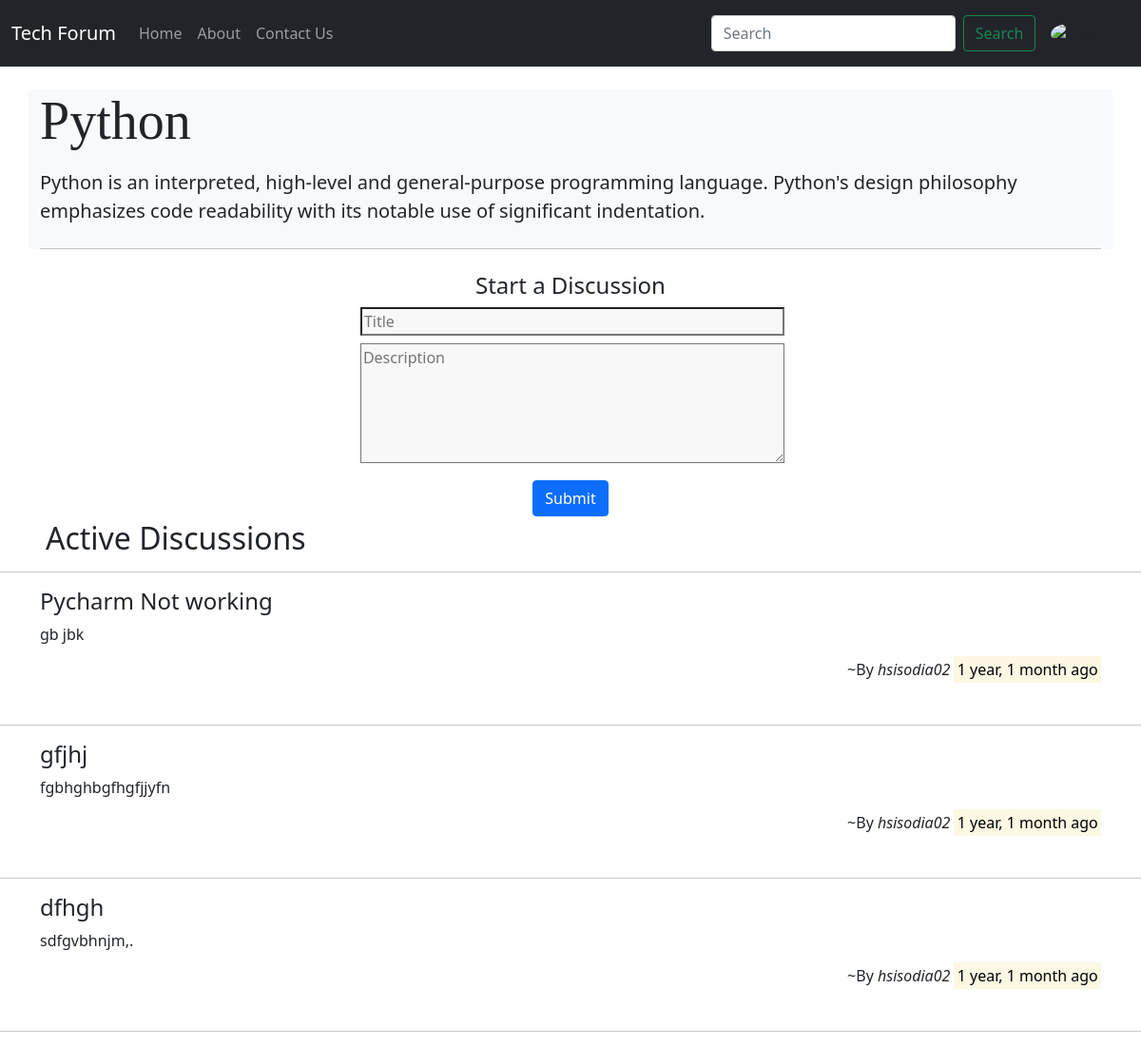
The app's page /threads/?Id=1 (signed in), older data.
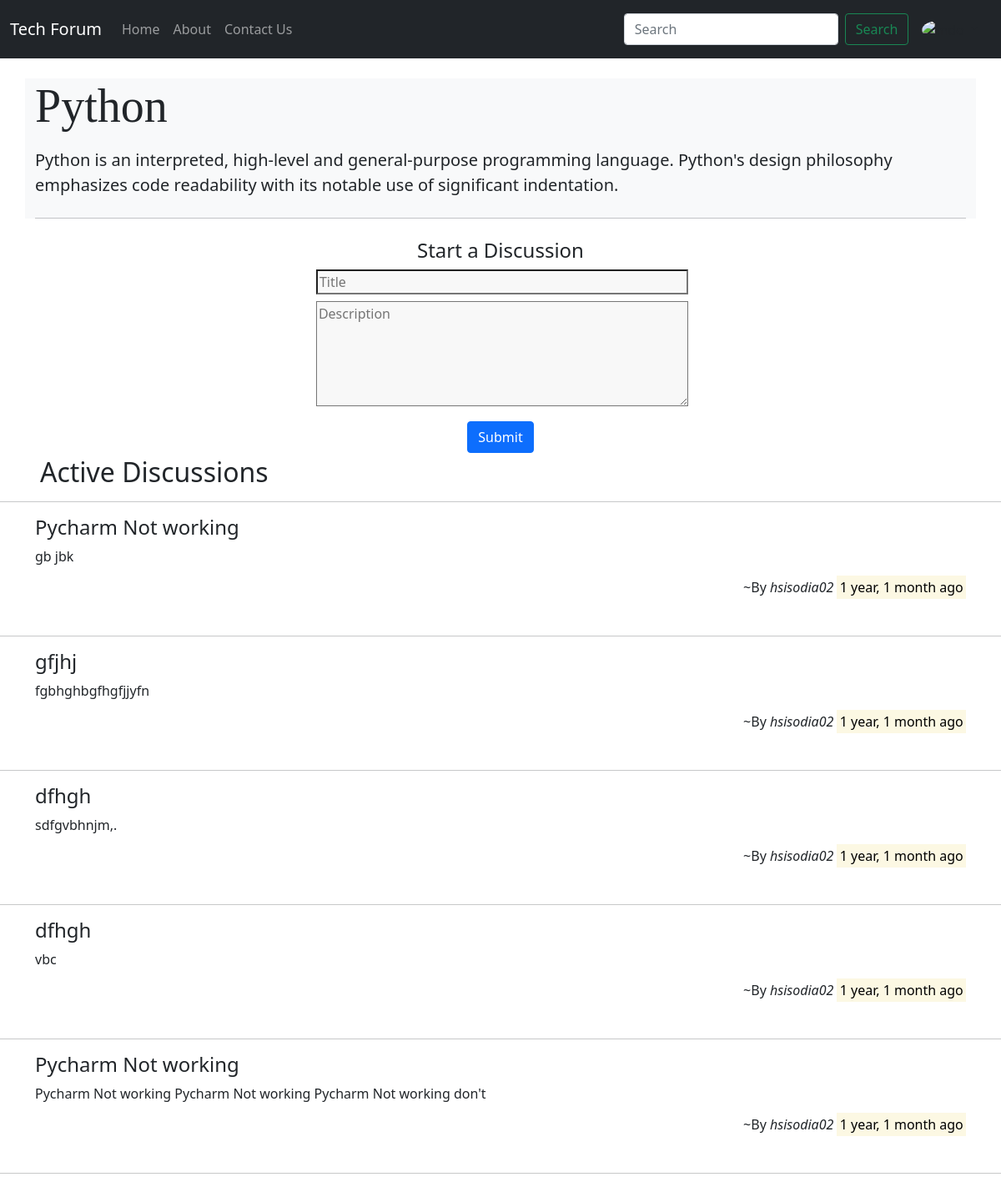
The same page, newer data.
### threads/models.py (models this page shows, shortened)
class Discussions(models.Model):
    queId = models.AutoField(primary_key=True)
    catId = models.IntegerField()
    queTitle = models.CharField( max_length=255)
    queDesc = models.TextField()
    username = models.ForeignKey(User,on_delete=models.CASCADE)
    timeStamp = models.DateTimeField(default = now)

### threads/views.py (the view)
# urls.py: path('threads/', include('threads.urls')),
def threads(request):
    Id = request.GET['Id']
    if request.method == 'POST':
        queTitle = request.POST['queTitle']
        queDesc = request.POST['queDesc']
        catId = Id
        username = request.user
        que = Discussions(queTitle= queTitle , queDesc=queDesc,catId=catId,username= username )
        que.save()
        if que:
            messages.success(request,'Your question has been successfully posted, wait for the community to respond !')
            return HttpResponseRedirect(request.META.get('HTTP_REFERER','/'))
        else:
            messages.error(request,'Try posting the question again!')
            return HttpResponseRedirect(request.META.get('HTTP_REFERER','/'))
    else:
        category = Categories.objects.get(catId=Id)
        alldiscussions = Discussions.objects.filter(catId=Id)
        title = category.title
        context = {
            'category' :category,
            'title': title,
            'alldiscussions' : alldiscussions
        }
        return render(request, "threads/threads.html",context)

### templates/threads/threads.html (shortened to what this page needs)
{% extends 'base.html' %}
{% load humanize %}
{% block body %}
<div class="container bg-light my-4">
    <h1 class="display-4">{{category.title}}</h1>
    <p class="title_desc">{{category.description}}</p>
     <hr class="my-4">
</div>
{% if user.is_authenticated %}<div class="container text-center">
        <form action="" method="post">
            <h4>Start a Discussion</h4>
            <div class="my-2">
                <input type="text" style="width: 40%;  background-color: #f8f8f8;" placeholder="Title" id="queTitle" name="queTitle" aria-describedby="emailHelp">
            </div>
            <div class="my-2">
                <textarea id="queDesc" style="width: 40%;  background-color: #f8f8f8;" placeholder="Description" name="queDesc" rows="5"></textarea>
            </div>
            <button type="submit" class="btn btn-primary my-1">Submit</button>
        </form>
    </div>
    {% else %}
    <div class="alert alert-info mx-5" role="alert">
        <em>You are not Logged in.</em>
        <a data-bs-toggle="modal" data-bs-target="#loginModal" class="alert-link text-decoration-none"><strong>Login</strong></a> to start a Discussion.
      </div>
    {% endif %}
    <h2 class="mx-5">Active Discussions</h2>
    <hr>
    {% for Discussions in alldiscussions %}
    <div class="container mb-5">
         <h4> <a class="text-dark text-decoration-none" href="{% url 'discussions' %}?queId={{Discussions.queId}}">{{Discussions.queTitle}}</a></h4>
         <p>{{Discussions.queDesc}}</p>
         <h6 class="text-end">~By <em>{{Discussions.username}}</em> <mark>{{Discussions.timeStamp|naturaltime}}</mark></h6>
         </div>
         <hr>
    {% endfor %}
{% endblock body %}

Row changes from the older to the newer data that the page shows:
added Discussions: queTitle "dfhgh", queDesc "vbc", username "hsisodia02", timeStamp "1 year, 1 month ago"
added Discussions: queTitle "Pycharm Not working", queDesc "Pycharm Not working Pycharm Not working Pycharm Not working don't", username "hsisodia02", timeStamp "1 year, 1 month ago"
